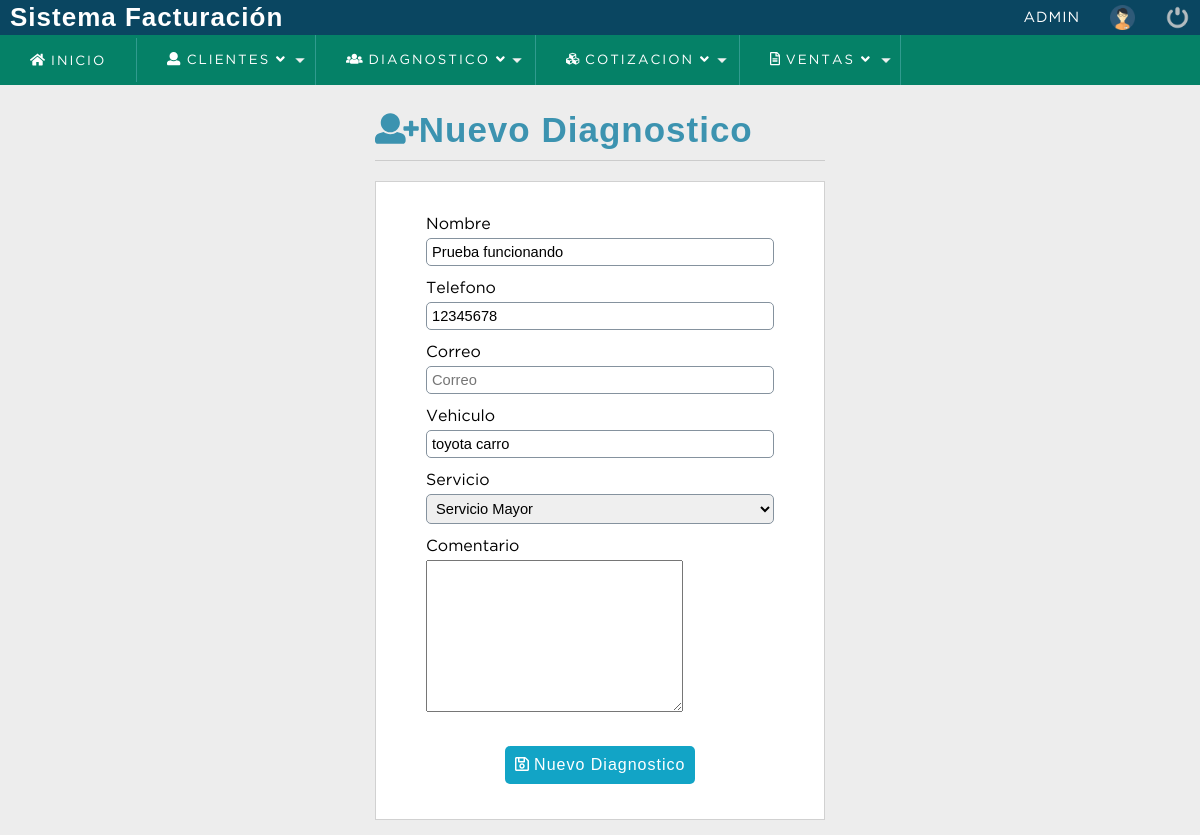
Screenshot of /sistema/nuevo_diagnostico.php?id=21 (signed in) with the database file from the repository.
### tables this page shows
CREATE TABLE `cliente` (
  `idcliente` int(11) NOT NULL,
  `nit` int(11) DEFAULT NULL,
  `nombre` varchar(80) DEFAULT NULL,
  `telefono` bigint(20) DEFAULT NULL,
  `email` text NOT NULL,
  `direccion` text DEFAULT NULL,
  `dateadd` datetime NOT NULL DEFAULT current_timestamp(),
  `usuario_id` int(11) NOT NULL,
  `estatus` int(11) NOT NULL DEFAULT 1,
  `vehiculo` text NOT NULL,
  `placa` text NOT NULL,
  `kilometraje` int(11) NOT NULL,
  `foto` text NOT NULL
);

### sistema/nuevo_diagnostico.php (the view, shortened to what this page needs)
<?php
	include "../conexion.php";
	$idcliente = $_REQUEST['id'];
	$sql= mysqli_query($conection,"SELECT * FROM cliente WHERE idcliente= $idcliente and estatus =1");
	$result_sql = mysqli_num_rows($sql);
	if($result_sql == 0){
		header('Location: lista_cliente.php');
	}else{
		while ($data = mysqli_fetch_array($sql)) {
			$nombre          = $data['nombre'];
			$mail			 = $data['email'];
			$telefono        = $data['telefono'];
			$vehiculo        = $data['vehiculo'];
		}
	}
 ?>
<!DOCTYPE html>
<html lang="en">
<head>
	<?php include "includes/scripts.php"; ?>
</head>
<body>
	<?php include "includes/header.php"; ?>
	<section id="container">
		<div class="form_register">
			<h1><i class="fas fa-user-plus"></i>Nuevo Diagnostico</h1>
			<hr>
            <form action="enviar_diagnostico.php" method="post" enctype="multipart/form-data">
			<label for="nombre">Nombre</label>
			<input type="text" name="nombre" id="nombre" placeholder="Nombre completo" value="<?php echo $nombre;?>">
			<label for="usuario">Telefono</label>
			<input type="number" name="telefono" id="telefono" placeholder="Telefono" value="<?php echo $telefono;?>">
			<label for="email">Correo</label>
			<input type="email" name="email" id="email" placeholder="Correo" value="<?php echo $mail;?>">
			<label for="text">Vehiculo</label>
            <input type="text" name="vehiculo" id="vehiculo" placeholder="Marca, Modelo" value="<?php echo $vehiculo;?>">
				<label for="nombre">Servicio</label>
				<?php
					$query_producto = mysqli_query($conection, "SELECT codproducto, descripcion FROM producto WHERE estatus = 1");
					 $result_producto = mysqli_num_rows($query_producto);
				?>
                <select name="servicio" id="servicio">
					<?php
						if ($result_producto > 0) {
							while ($producto = mysqli_fetch_array($query_producto)) {
					?>
							<option value="<?php echo $producto['descripcion'];?>"><?php echo $producto['descripcion']; ?> </option>
					<?php
							}
						}
					?>
				</select>
			<label for="comentario">Comentario</label>
			<textarea name="comentario" id="comentario" cols="30" rows="10"></textarea>
				<button type="submit" class="btn_save"><i class="far fa-save"></i> Nuevo Diagnostico</button>
			</form>
		</div>
	</section>
</body>
</html>

### sistema/css/style.css (style rules this page uses)
* { margin: 0; padding: 0; box-sizing: border-box; }
body { background: #ededed; }
h1, h2, h3, h4, h5, h6 { font-family: 'arial'; font-weight: bold; letter-spacing: 1px; }
h1 { font-size: 26px; }
#container { padding: 90px 15px 15px; }
.form_register { width: 450px; margin: auto; margin-top: 20px; }
.form_register h1 { color: #3c93b0; }
hr { border: 0; background: #CCC; height: 1px; margin: 10px 0; display: block; }
form { background: #FFF; margin: auto; padding: 20px 50px; border: 1px solid #d1d1d1; }
label { display: block; font-size: 12pt; font-family: 'GothamBook'; margin: 15px auto 5px auto; }
input,select { display: block; width: 100%; font-size: 11pt; padding: 5px; border: 1px solid #85929e; border-radius: 5px; }
.btn_save { font-size: 12pt; background: #12a4c6; padding: 10px; color: #FFF; letter-spacing: 1px; border: 0; cursor: pointer; margin: 30px auto 15px auto; display: block; border-radius: 5px; }
#container h1 { font-size: 35px; display: inline-block; }

### rows the page displays
cliente: nombre "Prueba funcionando", telefono "12345678", vehiculo "toyota carro"

### other values shown
$_SESSION['user'] "ADMIN"
form field servicio "Servicio Mayor"
